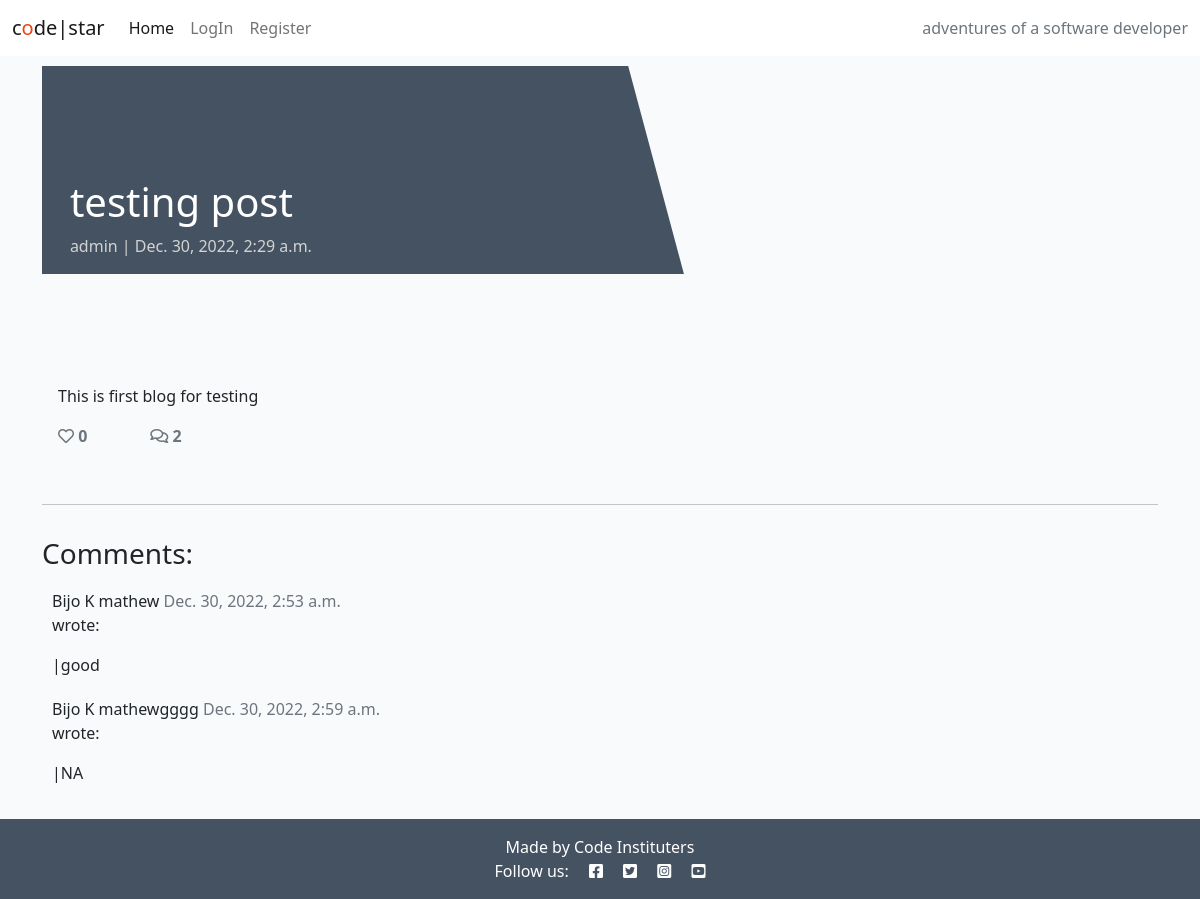
Screenshot of /tpost with the database file from the repository.
### blog/models.py (models this page shows, shortened)
class Posts(models.Model):
    title = models.CharField(max_length=200, unique=True)
    slug = models.SlugField(max_length=200, unique=True)
    author = models.ForeignKey(User, on_delete=models.CASCADE, related_name='blog_posts')
    updated_on = models.DateTimeField(auto_now=True)
    content = models.TextField()
    featured_image = CloudinaryField('image', default='placeholder')
    excerpt = models.TextField(blank=True)
    created_on = models.DateTimeField(auto_now_add=True)
    status = models.IntegerField(choices=STATUS, default=0)
    likes = models.ManyToManyField(User, related_name="blog_likes", blank=True)
    class Meta:
        ordering = ['-created_on']
    def number_of_likes(self):
        return self.likes.count()

class Comment(models.Model):
    name = models.CharField(max_length=200, unique=True)
    email = models.EmailField(unique=True)
    body = models.TextField()
    created_on = models.DateTimeField(auto_now_add=True)
    approved = models.BooleanField(default=False)
    post = models.ForeignKey(Posts, on_delete=models.CASCADE, related_name='comment')
    class Meta:
        ordering = ['created_on']

### blog/views.py (the view)
# urls.py: path('<slug:slug>', views.PostDetails.as_view(), name='post_detail'),
class PostDetails(View):
    def get(self, request, slug, *args, **kwargs):
        query_post = Posts.objects.filter(status=1)
        post = get_object_or_404(query_post, slug=slug)
        comments = post.comment.filter(approved=True).order_by('created_on')
        liked = False
        if post.likes.filter(id=self.request.user.id).exists():
            liked = True
        return render(
            request,
            'post_detail.html',
            {
                'post': post,
                'comments': comments,
                'liked': liked
            },
        )

### templates/post_detail.html (shortened to what this page needs)
{% extends 'base.html' %}
{% block content %}
<div class="masthead">
    <div class="container">
        <div class="row g-0">
            <div class="col-md-6 masthead-text">
                <h1 class="post-title">{{post.title}}</h1>
                <p class="post-subtitle">{{post.author}} | {{post.created_on}}</p>
            </div>
            <div class="d-none d-md-block col-md-6 masthead-image">
            </div>
        </div>
    </div>
</div>
<div class="container">
    <div class="row">
        <div class="col card mb-4 mt-3 left top">
            <div class="card-body">
                <p class="card-text">{{post.content|safe}}</p>
                <div class="row">
                    <div class="col-1">
                        <strong class="text-secondary"><i class="far fa-heart"></i> {{ post.number_of_likes}} </strong>
                    </div>
                    <div class="col-1">
                        {% with comments.count as total_comments %}
                        <strong class="text-secondary"><i class="far fa-comments"></i>
                            {{total_comments}}
                        </strong>
                        {% endwith %}
                    </div>
                </div>
            </div>
        </div>
    </div>
    <div class="row">
        <div class="col">
            <hr>
        </div>
    </div>
    <div class="row">
        <div class="col card mb-4 mt-3">
            <h3>Comments:</h3>
            <div class="car-body">
                {% for comment in comments %}
                <div class="comments">
                    <p>
                        {{comment.name}}
                        <span class="text-muted">{{comment.created_on}}</span>
                        wrote:
                    </p>
                    |{{comment.body}}
                </div>
                {% endfor %}
            </div>
        </div>
        <div class="col-md-8 card mb-4  mt-3 ">
            <div class="card-body">
            </div>
        </div>
    </div>
</div>
{% endblock %}

### static/css/style.css (style rules this page uses)
body { background-color: #F9FAFC; }
.main-bg { background-color: #F9FAFC; }
.masthead { margin-top: 10px; overflow: hidden; position: relative; display: inline-block; height: 33vh; width: 100%; }
.masthead-image::before { content:" " ; position: absolute; right: 90%; height: 100%; width: 100%; background: #445261; -webkit-transform: skew(15deg); -moz-transform: skew(15deg); transform: skew(15deg); }
.masthead-text { background-color: #445261; color: white; position: relative; }
.masthead-image { position: relative; overflow: hidden; }
.card { border: none; background-color: transparent; }
.post-title { margin-top: 20%; margin-left: 5%; }
.post-subtitle { margin-left: 5%; color: lightgray; }
.comments { padding: 10px; }

### rows the page displays
Posts: title "testing post", author "admin", created_on "Dec. 30, 2022, 2:29 a.m.", content "This is first blog for testing", number_of_likes "0"
Comment: name "Bijo K mathew", created_on "Dec. 30, 2022, 2:53 a.m.", body "good"
Comment: name "Bijo K mathewgggg", created_on "Dec. 30, 2022, 2:59 a.m.", body "NA"

### other values shown
{{ total_comments }} "2"
